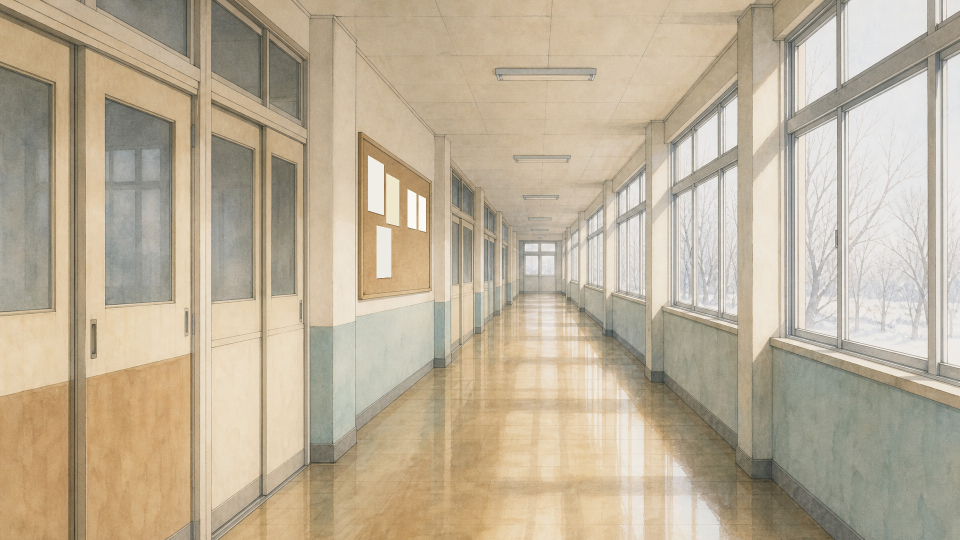
#> input picture src/assets/bg/hallway.jpg, 1920 x 1080 px (shown at 1/2 size)
$ python -i compose.py   (imports and definitions only)
#> lines starting #> are read from the running program, lines starting #| are printed output that depends on the picture
#> further down, picture is the input picture: PIL image 1920x1080 RGB; mean R, G, B 189.4, 176, 153.2
#!/usr/bin/env python3
"""gen_art.py の原本から、ゲームが読む素材を組み立てる（API は呼ばない）。

  python3 scripts/art/compose.py --src <原本の dir> --font <ZenKurenaido-Regular.ttf>

出力は src/assets/{bg,senpai,images}。掲示板の文字は生成に任せると崩れるのでここで描く。
フォントは Zen Kurenaido（SIL OFL）。ビットマップに焼くだけで、フォント自体は repo にも配布物にも入れない。
"""
import argparse
from collections import deque
from pathlib import Path

import numpy as np
from PIL import Image, ImageDraw, ImageFilter, ImageFont

W, H = 1920, 1080
OUT = Path("src/assets")
INK = (58, 54, 50)


# [10 lines left out: functions crop16x9, dusk, not called in this run]


def font(path, size):
    return ImageFont.truetype(str(path), size)


# [33 lines left out: functions squiggles, paste_sheet, pin, hole, not called in this run]


def paperize(im, amount=0.016):
    """紙の絵だけ平板に見えるので、ごく薄いむらを掛けて背景の水彩に寄せる。"""
#> called with amount = 0.016
    a = np.asarray(im.convert("RGB"), dtype=np.float32)
    rng = np.random.default_rng(a.shape[0] * a.shape[1])
    n = Image.fromarray((rng.random(a.shape[:2]) * 255).astype(np.uint8)).filter(ImageFilter.GaussianBlur(14))
    n = (np.asarray(n, dtype=np.float32) - 127.5) / 6
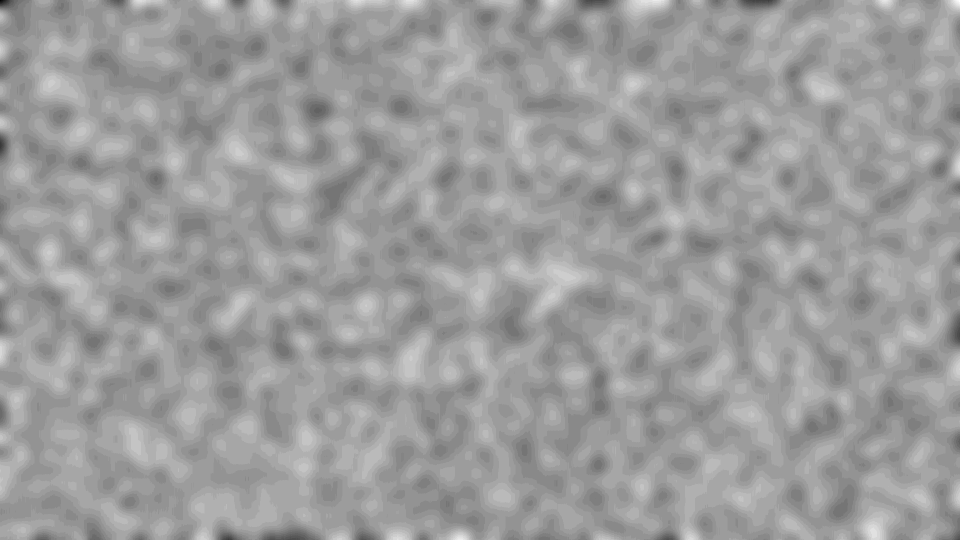
#> n: shape (1080, 1920) float32 (shown at 1/2 size); min -2.75, max 1.58, mean -0.0878; drawn with min black and max white
    out = np.clip(a * (1 + amount * n[..., None]), 0, 255).astype(np.uint8)
    res = Image.fromarray(out).convert("RGBA")
#> (the run stopped early here; a loop or call above may not have finished)
